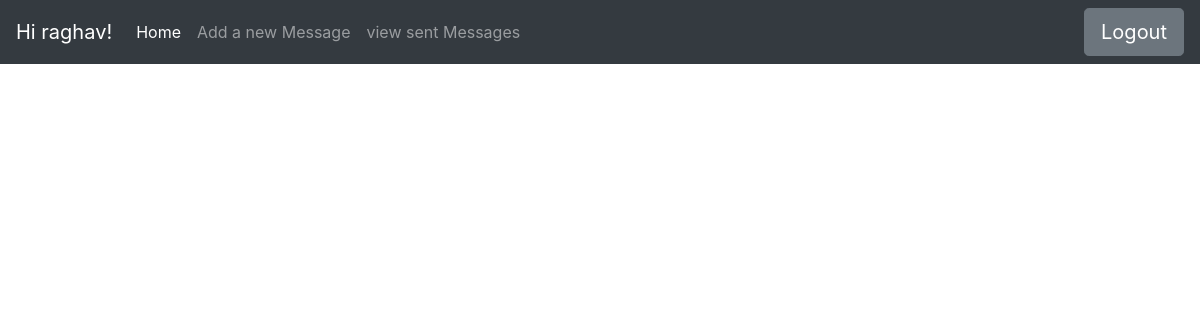
Before: /dashboard.html (signed in) with the older database file.
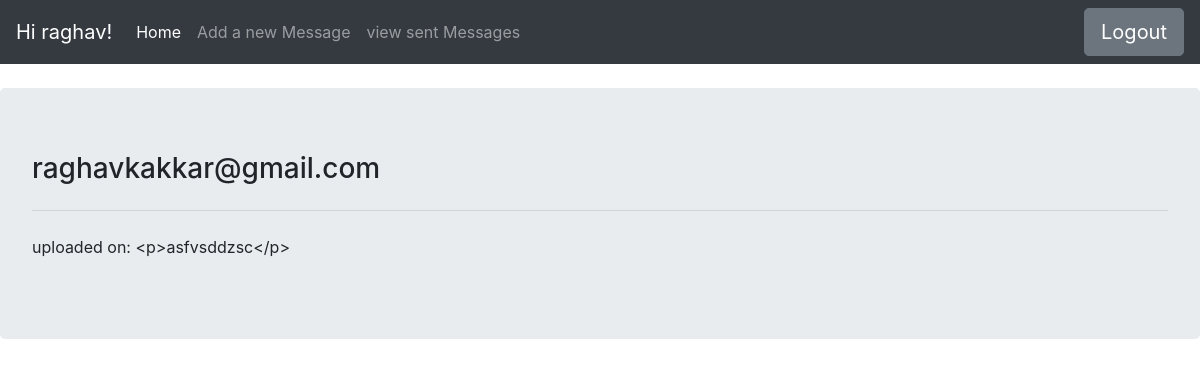
After: the same page with the newer database file.
### tables this page shows
CREATE TABLE messages (message_id INTEGER PRIMARY KEY,user_id int,recipient_id int,date_sent date,content text);

### server.py (the view)
@app.route('/dashboard.html')
def dashboard():
    if 'user_id' in session:
        data = backend.display_all_posts(session['user_pk'])
        return render_template('dashboard.html',pk=session['user_pk'],name=session['user_id'],data=data)
    else:
        return redirect('/index.html')

### backend.py (called while the page is built)
def display_all_posts(recipient_id):
    conn = sqlite3.connect('messaging.db')
    cur = conn.cursor()
    cur.execute("Select * from messages where recipient_id=(Select email from users where user_id = {}) order by date_sent desc".format(recipient_id))
    rows = cur.fetchall()
    conn.close()
    return rows

### templates/dashboard.html (shortened to what this page needs)
<!doctype html>
<html lang="en">
  <head>
    <link rel="stylesheet" href="https://stackpath.bootstrapcdn.com/bootstrap/4.5.1/css/bootstrap.min.css">
  </head>
  <body>
    <nav class="navbar navbar-expand-lg navbar-dark bg-dark">
  <a class="navbar-brand" href="#">Hi {{name}}!</a>
  <div class="collapse navbar-collapse" id="navbarText">
    <ul class="navbar-nav mr-auto">
      <li class="nav-item active">
        <a class="nav-link" href="./dashboard.html">Home <span class="sr-only">(current)</span></a>
      </li>
      <li class="nav-item">
        <a class="nav-link" href="./newmessage.html">Add a new Message</a>
      </li>
      <li class="nav-item">
        <a class="nav-link" href="./viewall.html">view sent Messages</a>
      </li>
    </ul>
    <form action='logout' method='post'>
    <button type="submit" class="btn btn-secondary btn-lg">Logout</button>
    </form>
  </div>
</nav>
<br>
{% for post in data %}
  <div class="jumbotron">
  <h3 class="display-5">{{post[2]}}</h3>
  <hr class="my-4">
  <p> uploaded on: {{post[4]}}</p>
</div>
{% endfor %}
  </body>
</html>

Changed rows visible on the page:
added messages: recipient "raghavkakkar@gmail.com", content "<p>asfvsddzsc</p>"
